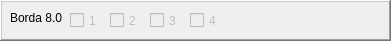
      <widget class="QFrame" name="frame_24">
       <property name="geometry">
        <rect>
         <x>5</x>
         <y>360</y>
         <width>391</width>
         <height>41</height>
        </rect>
       </property>
       <property name="frameShape">
        <enum>QFrame::WinPanel</enum>
       </property>
       <property name="frameShadow">
        <enum>QFrame::Raised</enum>
       </property>
       <widget class="QCheckBox" name="cb801">
        <property name="enabled">
         <bool>false</bool>
        </property>
        <property name="geometry">
         <rect>
          <x>70</x>
          <y>10</y>
          <width>41</width>
          <height>21</height>
         </rect>
        </property>
        <property name="text">
         <string>1</string>
        </property>
       </widget>
       <widget class="QCheckBox" name="cb802">
        <property name="enabled">
         <bool>false</bool>
        </property>
        <property name="geometry">
         <rect>
          <x>110</x>
          <y>10</y>
          <width>41</width>
          <height>21</height>
         </rect>
        </property>
        <property name="text">
         <string>2</string>
        </property>
       </widget>
       <widget class="QLabel" name="label_29">
        <property name="geometry">
         <rect>
          <x>10</x>
          <y>10</y>
          <width>58</width>
          <height>16</height>
         </rect>
        </property>
        <property name="text">
         <string>Borda 8.0</string>
        </property>
       </widget>
       <widget class="QCheckBox" name="cb803">
        <property name="enabled">
         <bool>false</bool>
        </property>
        <property name="geometry">
         <rect>
          <x>150</x>
          <y>10</y>
          <width>41</width>
          <height>21</height>
         </rect>
        </property>
        <property name="text">
         <string>3</string>
        </property>
       </widget>
       <widget class="QCheckBox" name="cb804">
        <property name="enabled">
         <bool>false</bool>
        </property>
        <property name="geometry">
         <rect>
          <x>190</x>
          <y>10</y>
          <width>41</width>
          <height>21</height>
         </rect>
        </property>
        <property name="text">
         <string>4</string>
        </property>
       </widget>
      </widget>
